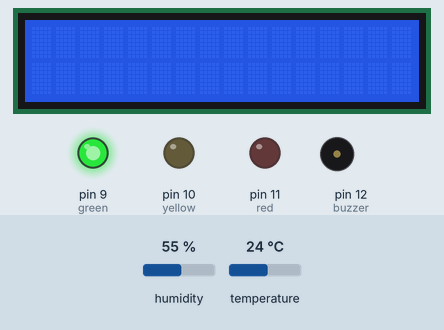
Recording of a sketch running on a simulated Arduino Uno, built with avr-gcc and run on an emulated ATmega328P. Shown: 16×2 character LCD, output pins drawn as LEDs (lit = HIGH), buzzer (waves = sounding, pin HIGH). Dashed ring = blinking. The inputs (shaded band) are chosen by the test bench; at power-on: humidity 55 %, temperature 24 °C.

Above: at 1.2 s.
1.3 s: humidity set to 64 %
At 7.3 s:
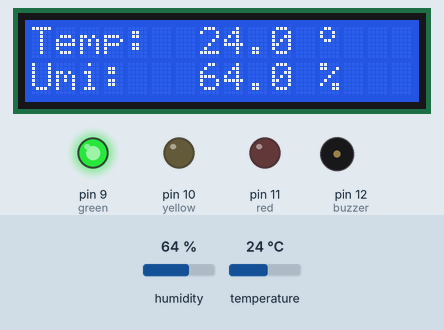
7.6 s: humidity set to 67 %
At 10.3 s:
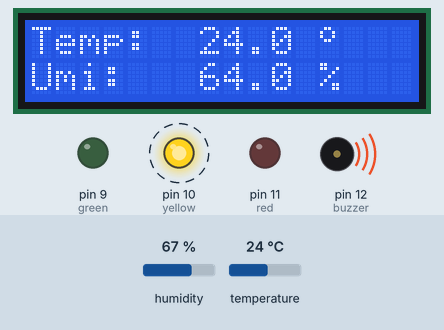
15.4 s: temperature set to 16 °C
At 19.9 s:
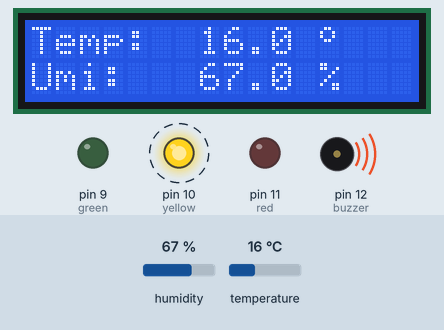
21.0 s: temperature set to 13 °C
At 23.9 s:
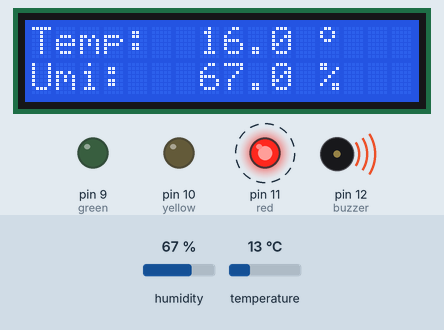
28.8 s: humidity set to 69 %
At 32.3 s:
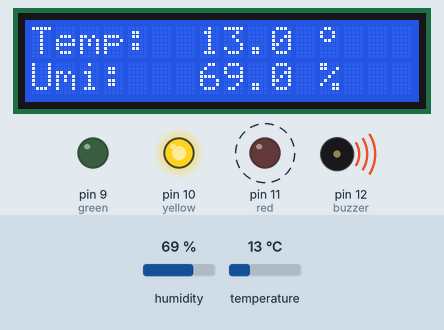
33.2 s: humidity set to 72 %
At 34.7 s:
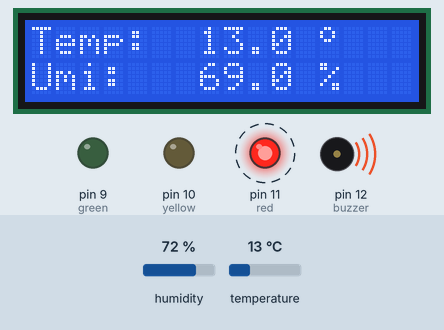
Timing chart, 0 to 38.2 s (numbered marks = the images above; inputs shaded):
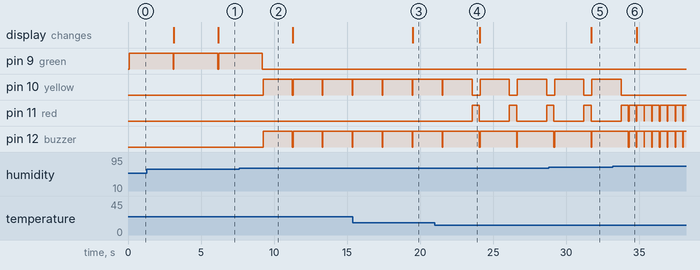

Measured:
- the behaviour switches between 65 and 66 % on humidity (found by bisection; images 1 and 2)
- the behaviour switches between 15 and 14 °C on temperature (found by bisection; images 3 and 4)
- the behaviour switches between 70 and 71 % on humidity (found by bisection; images 5 and 6)
- after the input at 1.3 s, the display: first differs from a run without the input after 4.9 s (image 1)
- after the input at 7.6 s, pin 9 (green): goes on until 9.2 s, then stays LOW; pin 10 (yellow), pin 12 (buzzer): alternates HIGH for 2.0 s and LOW for 0.05 s, starting after 1.6 s
- after the input at 15.4 s, the display: changes after 4.1 s (image 3)
- after the input at 21.0 s, pin 11 (red): alternates HIGH for 0.50 s and LOW for 2.1 s, starting after 2.6 s
- after the input at 28.8 s, the display: changes after 2.9 s (image 5)
- after the input at 33.2 s, pin 10 (yellow): goes on until 33.8 s, then stays LOW; pin 11 (red): alternates HIGH for 0.50 s and LOW for 0.03 s, starting after 1.1 s; pin 12 (buzzer): alternates HIGH for 0.50 s and LOW for 0.03 s, starting after 1.6 s

The sketch:

DHT.ino
```cpp
#include <Wire.h>
#include <LiquidCrystal_I2C.h>
#include <DHT.h>

#define DHTPIN A0
#define DHTTYPE DHT11

DHT dht(DHTPIN, DHTTYPE);

const int red = 11;
const int yellow = 10;
const int green = 9;
const int buzzer = 12;

byte grau[8] ={ B00001100,
                B00010010,
                B00010010,
                B00001100,
                B00000000,
                B00000000,
                B00000000,
                B00000000,};


LiquidCrystal_I2C lcd(0x3f,2,1,0,4,5,6,7,3, POSITIVE);

void setup() {
  lcd.begin (16,2);
  lcd.clear();
  lcd.setBacklight(HIGH);
  lcd.createChar(0, grau);
  pinMode(red, OUTPUT);
  pinMode(yellow, OUTPUT);
  pinMode(green, OUTPUT);
  pinMode(buzzer, OUTPUT);
}

void loop() {
  float h = dht.readHumidity();
  float t = dht.readTemperature();

  if((t > 26.5 && t <= 28.5) || (h > 65.0 && h <= 70.0) || (t < 16 && t >= 15) || (h < 30 && h >= 25)) {
    warn();
  }

  if((t > 28.5) || (h > 70) || (t < 15) || (h < 30)) {
    alarm();
  }

  if((t <= 26.5) && (h <= 65)) {
    ok();
  }

  lcd.setCursor(0,0);
  lcd.print("Temp: ");
  lcd.print(" ");
  lcd.setCursor(7,0);
  lcd.print(t,1);
  lcd.setCursor(12,0);
  lcd.write((byte)0);
  lcd.setCursor(0,1);
  lcd.print("Umi: ");
  lcd.print(" ");
  lcd.setCursor(7,1);
  lcd.print(h,1);
  lcd.setCursor(12,1);
  lcd.print("%");
}

void warn() {
    digitalWrite(yellow, HIGH);
    digitalWrite(buzzer, HIGH);
    delay(2000);
    digitalWrite(yellow, LOW);
    digitalWrite(buzzer, LOW);
}

void alarm() {
    digitalWrite(red, HIGH);
    digitalWrite(buzzer, HIGH);
    delay(500);
    digitalWrite(red, LOW);
    digitalWrite(buzzer, LOW);
}

void ok() {
    digitalWrite(green, HIGH);
    delay(3000);
    digitalWrite(green, LOW);
}
```
